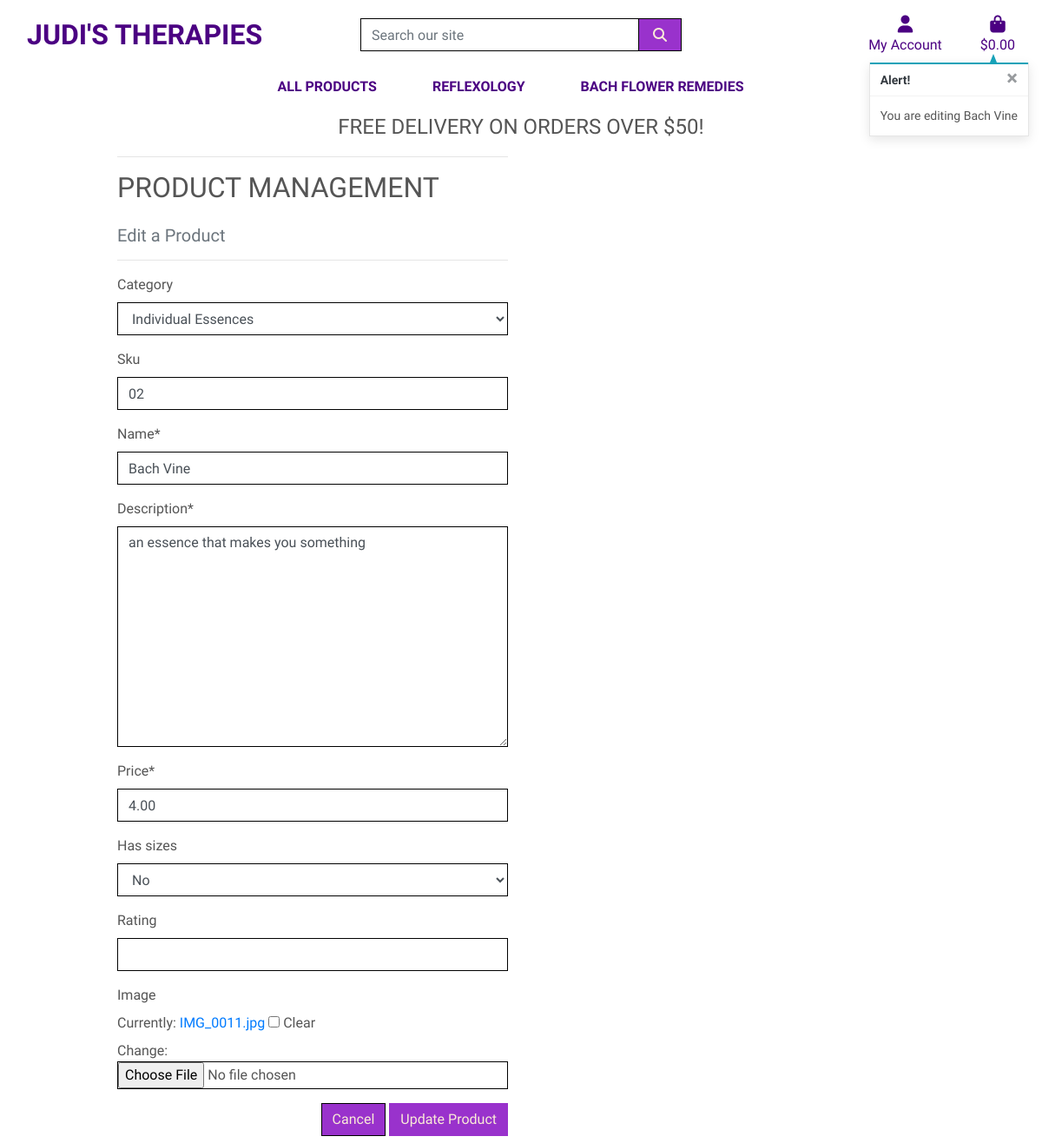
The app's page /products/edit/2/ with its own data.
### products/models.py (models this page shows, shortened)
class Product(models.Model):
    category = models.ForeignKey('Category', null=True, blank=True, on_delete=models.SET_NULL)
    sku = models.CharField(max_length=254, null=True, blank=True)
    name = models.CharField(max_length=254)
    description = models.TextField()
    price = models.DecimalField(max_digits=6, decimal_places=2)
    has_sizes = models.BooleanField(default=False, null=True, blank=True)
    rating = models.DecimalField(max_digits=6, decimal_places=2, null=True, blank=True)
    image = models.ImageField(null=True, blank=True)

### products/views.py (the view)
# urls.py: path('edit/<int:product_id>/', views.edit_product, name='edit_product'),
def edit_product(request, product_id):
    product = get_object_or_404(Product, pk=product_id)
    if request.method == 'POST':
        form = ProductForm(request.POST, request.FILES, instance=product)
        if form.is_valid():
            form.save()
            messages.success(request, 'Successfully updated product!')
            return redirect(reverse('product_detail', args=[product.id]))
        else:
            messages.error(request, 'Failed to update product. Please ensure the form is valid.')
    else:
        form = ProductForm(instance=product)
        messages.info(request, f'You are editing {product.name}')
    template = 'products/edit_product.html'
    context = {
        'form': form,
        'product': product,
    }
    return render(request, template, context)

### products/forms.py
class ProductForm(forms.ModelForm):
    class Meta:
        model = Product
        fields = '__all__'
    def __init__(self, *args, **kwargs):
        super().__init__(*args, **kwargs)
        categories = Category.objects.all()
        friendly_names = [(c.id, c.get_friendly_name()) for c in categories]
        self.fields['category'].choices = friendly_names
        for field_name, field in self.fields.items():
            field.widget.attrs['class'] = 'border-black rounded-0'

### bag/contexts.py (called while the page is built, shortened)
def bag_contents(request):
    bag_items = []
    total = 0
    product_count = 0
    bag = request.session.get('bag', {})
    if total < settings.FREE_DELIVERY_THRESHOLD:
        delivery = total * Decimal(settings.STANDARD_DELIVERY_PERCENTAGE / 100)
        free_delivery_delta = settings.FREE_DELIVERY_THRESHOLD - total
    else:
        delivery = 0
        free_delivery_delta = 0
    grand_total = delivery + total
    context = {
        'bag_items': bag_items,
        'total': total,
        'product_count': product_count,
        'delivery': delivery,
        'free_delivery_delta': free_delivery_delta,
        'free_delivery_threshold': settings.FREE_DELIVERY_THRESHOLD,
        'grand_total': grand_total,
    }
    return context

### products/models.py (called while the page is built)
    def get_friendly_name(self):
        return self.friendly_name

### products/templates/products/edit_product.html (shortened to what this page needs)
<!DOCTYPE html>
{% extends "base.html" %}
{% load static %}
{% block page_header %}
    <div class="container header-container">
    </div>
{% endblock %}
{% block content %}
    <div class="overlay"></div>
    <div class="container">
        <div class="row">
            <div class="col-12 col-md-6">
                <hr>
                <h2 class="logo-font mb-4">Product Management</h2>
                <h5 class="text-muted">Edit a Product</h5>
                <hr>
            </div>
        </div>
        <div class="row">
            <div class="col-12 col-md-6">
                <form method="POST" action="{% url 'edit_product' product.id %}" class="form mb-2" enctype="multipart/form-data">
                    {{ form | crispy }}
                    <div class="text-right">
                        <a class="btn btn-outline-black rounded-0" href="{% url 'products' %}">Cancel</a>
                        <button class="btn btn-black rounded-0" type="submit">Update Product</button>
                    </div>
                </form>
            </div>
        </div>
    </div>
{% endblock %}

### static/css/base.css (style rules this page uses)
html { height: 100%; }
body { background: url('/media/Reflexology-Image2.jpg') no-repeat center center fixed; background-size: cover; height: calc(100vh - 164px); color: #555; font-family: 'Kalam'; }
.logo-font { text-transform: uppercase; }
.btn-black { background: #9932CC; color: #FAEBD7; }
.btn-outline-black { background: #9932CC; color: #FAEBD7 !important; border: 1px solid black; }
.border-black { border: 1px solid black !important; }
.overlay { height: 100%; width: 100%; top: 0; left: 0; position: fixed; background: white; z-index: -1; }
@media (min-width: 1200px) { .container { max-width: 80%; } }
@media (min-width: 992px) { .header-container { padding-top: 164px; } }

### records on screen
Product: category "Individual Essences", sku "02", name "Bach Vine", description "an essence that makes you something", price "4.00", has_sizes "No"

### other values on screen
{{ free_delivery_threshold }} "50"
{{ message }} "You are editing Bach Vine"
